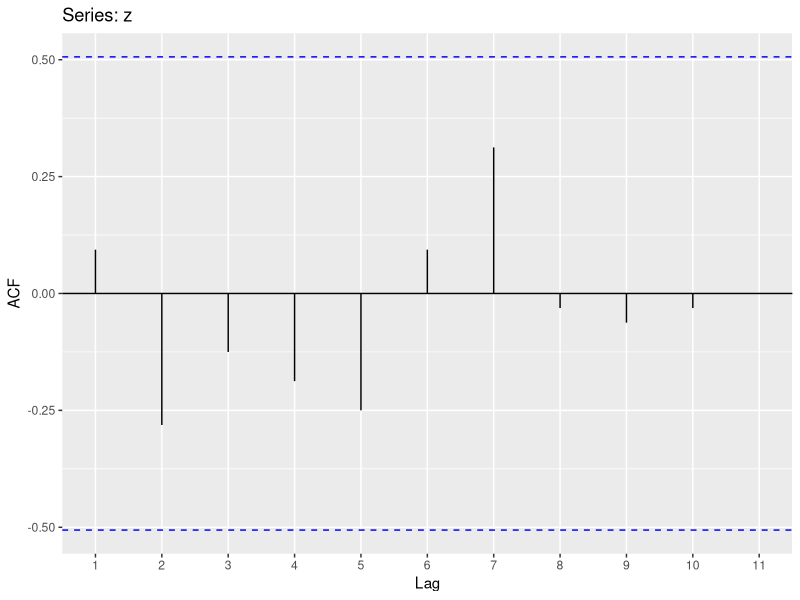
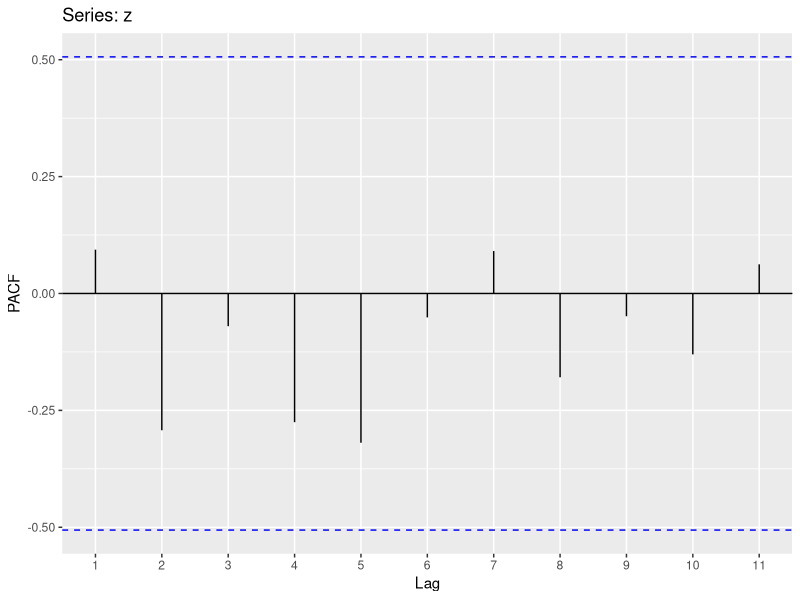
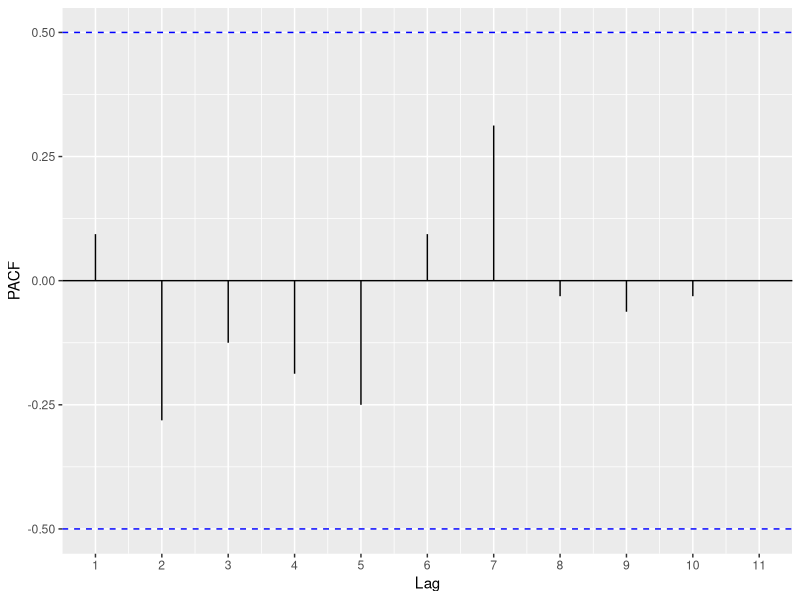
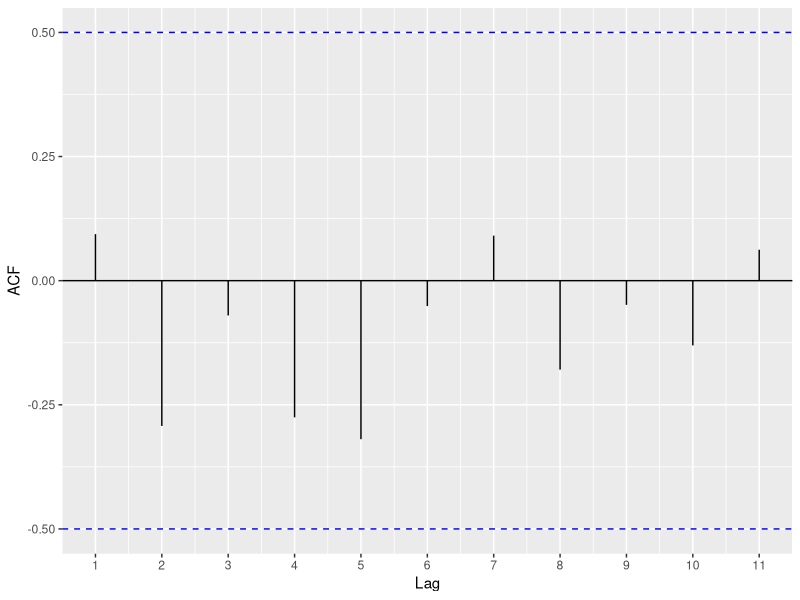
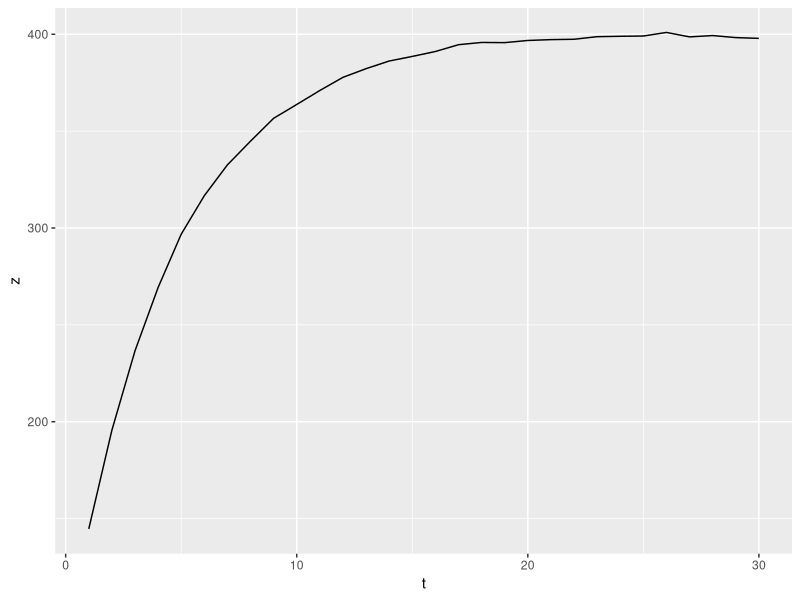
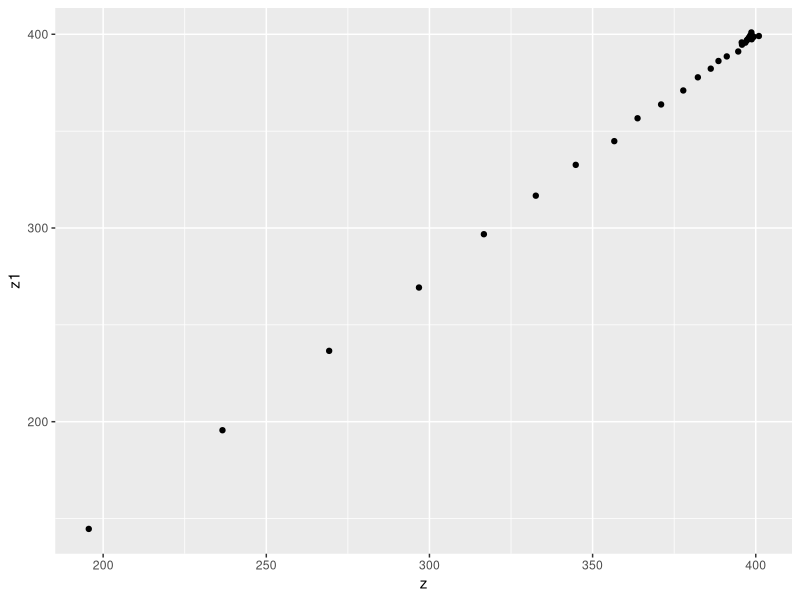
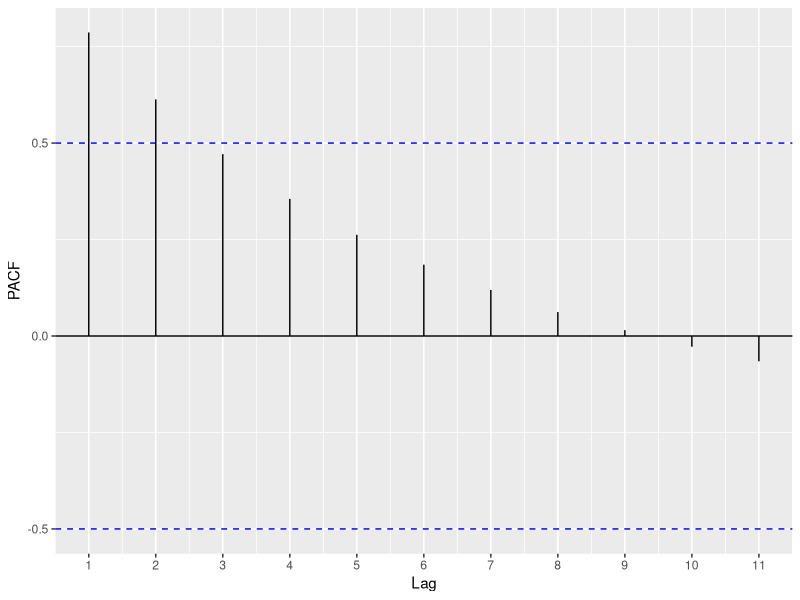
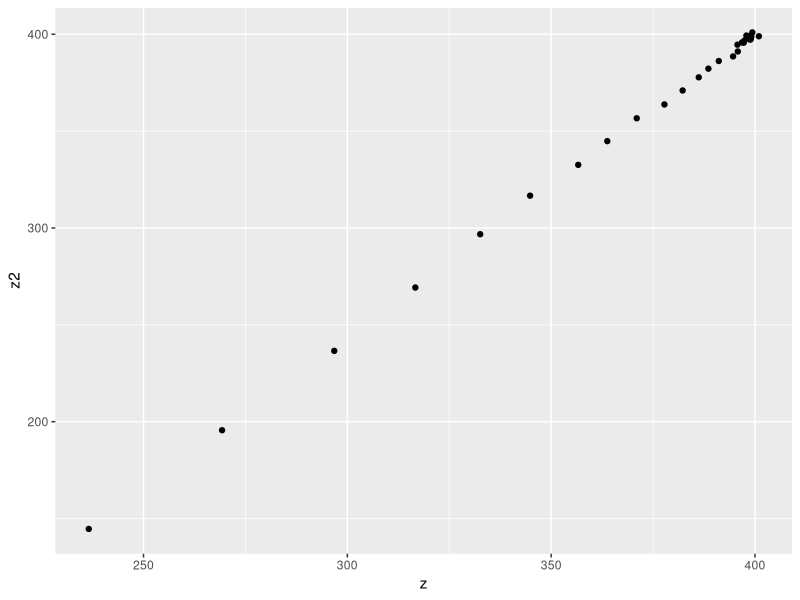

The R source for these figures, in order:
library(forecast)
library(ggplot2)

#exercise 5.2
z <- c(7,6,5,8,9,4,5,5,4,6,7,8,5,6,5)
acfz_ <- acf(z, pl=F)
print(acfz_)
autoplot(acfz_)
pacfz_ <- pacf(z, pl=F)
print(pacfz_)
autoplot(pacfz_)

#custom function
ACF <- function(z, nlag=11){
  lenz <- length(z)
  zbar <- mean(z)
  gamma0 <- mean((z-zbar)**2)
  acf_ <- 0
  for(t in 1:nlag){
    gammak <- sum((z[1:(lenz-t)]-zbar)*(z[(1+t):lenz]-zbar))/lenz
    acf_[t] <- gammak/gamma0
  }
  lag <- 1:nlag
  return(data.frame(acf=acf_, lag=lag))
}

PACF <- function(z, nlag=11){
  lenz <- length(z)
  pacfMat <- matrix(rep(0,nlag**2), nrow=nlag, ncol=nlag)
  zbar <- mean(z)
  gamma0 <- mean((z-zbar)**2)
  gamma1 <- sum((z[1:(lenz-1)]-zbar)*(z[2:lenz]-zbar))/lenz
  acf_ <- gamma1/gamma0
  pacfMat[1,1] <- acf_[1]
  for(t in 2:nlag){
    gammak <- sum((z[1:(lenz-t)]-zbar)*(z[(1+t):lenz]-zbar))/lenz
    acf_[t] <- gammak/gamma0
    pacfMat[t, t] <- (acf_[t] - sum(pacfMat[t-1,1:(t-1)]*acf_[(t-1):1]))/(1-sum(pacfMat[t-1,1:(t-1)]*acf_[1:(t-1)]))
    for(k in 1:(t-1)){
      pacfMat[t,k] <- pacfMat[t-1,k] - pacfMat[t, t]*pacfMat[t-1,t-k]
    }
  }
  lag <- 1:nlag
  return(data.frame(pacf=diag(pacfMat), lag=lag))
}

testplot <- function(df){
  
  if(!is.null(df$acf)) {
    ylegend <- "PACF"
    gplt <- ggplot(data=df, aes(x=lag, y=acf))
  }
  else if(!is.null(df$pacf)) {
    ylegend <- "ACF"
    gplt <- ggplot(data=df, aes(x=lag, y=pacf))
  }
  else {
    stop('Given data frame must have acf or pacf')
  }
  
  gplt + 
    geom_hline(yintercept=0) +
    geom_hline(yintercept=0.5, color="blue", linetype="dashed") + 
    geom_hline(yintercept=-0.5, color="blue", linetype="dashed") + 
    geom_segment(aes(xend=lag, yend=0)) + 
    xlab("Lag") +
    ylab(ylegend) + 
    scale_x_continuous(breaks = seq(1, length(df$lag), by = 1))
}

acfz <- ACF(z)
print(acfz)
testplot(acfz)

pacfz <- PACF(z)
print(pacfz)
testplot(pacfz)

#exercise 5.3
data <- read.csv('../timedata/ex5_3.txt', sep='', header=FALSE)
z <- na.omit(c(t(data)))
lenz <- length(z)
t <- 1:lenz
df <- data.frame(t, z)
ggplot(data=df, aes(x=t)) + geom_line(aes(y=z))
z1 <- z[1:(lenz-1)]
z2 <- z[1:(lenz-2)]

df2 <- data.frame(z=z[2:lenz], z1=z1)
ggplot(data=df2, aes(x=z)) + geom_point(aes(y=z1))
regz1 <- lm(z~z1, data=df2)
regz1$coefficients["z1"]
acfz <- ACF(z)
acfz$acf[1]
testplot(acfz)

df3 <- data.frame(z=z[3:lenz], z2=z2)
ggplot(data=df3, aes(x=z)) + geom_point(aes(y=z2))
regz2 <- lm(z~z2, data=df3)
regz2$coefficients["z2"]
acfz$acf[2]
pacfz <- PACF(z)
testplot(pacfz)

